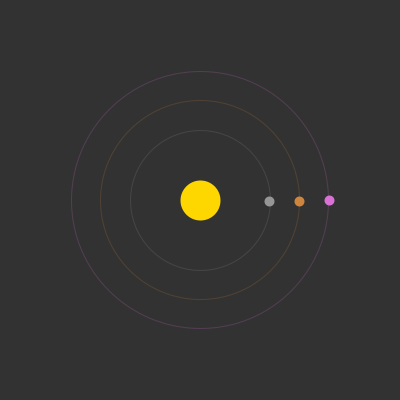
Frame 1 (no input)
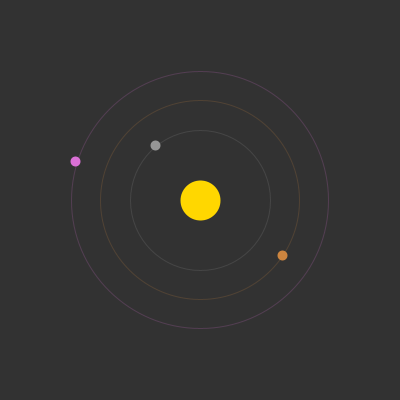
Frame 60 (the mouse pressed at the canvas centre just before this capture)
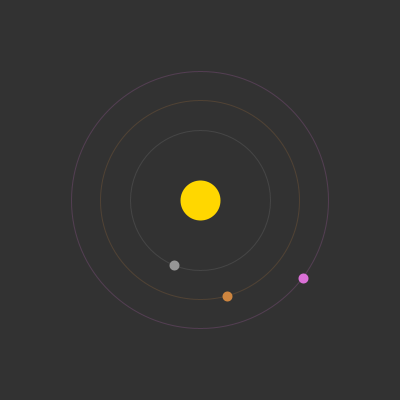
Frame 120 (the mouse held since frame 60 and released just before this capture)

The Processing sketch that drew these frames (run headless with seeded random() and noise(); from frame 60 on, the mouse is pressed at the canvas centre):

// Processing sketch: processing_170846
// ── processing_170846.pde

/*
by Adriano Parracciani
aka
CyberParra
*/




void setup() {
size(400,400);
stroke(0);
frameRate(10);
}


int x=200;
int y=200;
int radius=70;
int radius2=100;
int radius3=130;
float angle=1;

void draw() {
  background(50);
  stroke(#ffd700);
  strokeWeight(40);
  //sun
  point(x,y);

float ty=radius*sin(radians(angle));
float tx=radius*cos(radians(angle));

//planet1

  stroke(150);
  strokeWeight(10);
  point(x+tx,y+ty);
  noFill();
  strokeWeight(1);
  stroke(150,50);
  ellipse(200,200,140,140);
  //ellipse(200,200,x+tx,y+ty);
  
  //planet2
  
  float ty2=radius2*sin(radians(angle/1.5));
  float tx2=radius2*cos(radians(angle/1.5));
  
  stroke( #CD853F);
  strokeWeight(10);
  point(x+tx2,y+ty2);
  strokeWeight(1);
   stroke( #CD853F,50);
  ellipse(200,200,199,199);
  
  
  //planet3
  
  float ty3=radius3*sin(radians(angle/3));
  float tx3=radius3*cos(radians(angle/3));
  
  stroke( #DA70D6);
  strokeWeight(10);
  point(x+tx3,y+ty3);
  strokeWeight(1);
  stroke( #DA70D6,50);
  ellipse(200,200,257,257);
  
  
angle=angle+10;

}
